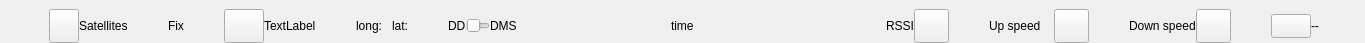
<?xml version="1.0" encoding="UTF-8"?>
<ui version="4.0">
 <class>TopUtilityBar</class>
 <widget class="QWidget" name="TopUtilityBar">
  <property name="geometry">
   <rect>
    <x>0</x>
    <y>0</y>
    <width>1365</width>
    <height>43</height>
   </rect>
  </property>
  <property name="maximumSize">
   <size>
    <width>16777215</width>
    <height>43</height>
   </size>
  </property>
  <property name="windowTitle">
   <string>Form</string>
  </property>
  <layout class="QGridLayout" name="gridLayout_2">
   <property name="leftMargin">
    <number>9</number>
   </property>
   <property name="topMargin">
    <number>9</number>
   </property>
   <property name="rightMargin">
    <number>9</number>
   </property>
   <property name="bottomMargin">
    <number>0</number>
   </property>
   <property name="spacing">
    <number>0</number>
   </property>
   <item row="0" column="0">
    <layout class="QGridLayout" name="gridLayout">
     <item row="0" column="0">
      <layout class="QHBoxLayout" name="horizontalLayout_3">
       <item>
        <spacer name="horizontalSpacer_2">
         <property name="orientation">
          <enum>Qt::Horizontal</enum>
         </property>
         <property name="sizeType">
          <enum>QSizePolicy::Fixed</enum>
         </property>
         <property name="sizeHint" stdset="0">
          <size>
           <width>40</width>
           <height>20</height>
          </size>
         </property>
        </spacer>
       </item>
       <item>
        <widget class="QPushButton" name="satellliteIcon_pb">
         <property name="sizePolicy">
          <sizepolicy hsizetype="Minimum" vsizetype="Minimum">
           <horstretch>0</horstretch>
           <verstretch>0</verstretch>
          </sizepolicy>
         </property>
         <property name="minimumSize">
          <size>
           <width>0</width>
           <height>0</height>
          </size>
         </property>
         <property name="maximumSize">
          <size>
           <width>30</width>
           <height>16777215</height>
          </size>
         </property>
         <property name="text">
          <string/>
         </property>
         <property name="icon">
          <iconset theme=":/icons/GNSSError.svg">
           <normaloff>.</normaloff>.</iconset>
         </property>
         <property name="iconSize">
          <size>
           <width>24</width>
           <height>24</height>
          </size>
         </property>
        </widget>
       </item>
       <item>
        <widget class="QLabel" name="satellitesNbrLabel">
         <property name="sizePolicy">
          <sizepolicy hsizetype="Minimum" vsizetype="Preferred">
           <horstretch>0</horstretch>
           <verstretch>0</verstretch>
          </sizepolicy>
         </property>
         <property name="text">
          <string>Satellites</string>
         </property>
        </widget>
       </item>
       <item>
        <spacer name="horizontalSpacer_6">
         <property name="orientation">
          <enum>Qt::Horizontal</enum>
         </property>
         <property name="sizeType">
          <enum>QSizePolicy::Fixed</enum>
         </property>
         <property name="sizeHint" stdset="0">
          <size>
           <width>40</width>
           <height>20</height>
          </size>
         </property>
        </spacer>
       </item>
       <item>
        <widget class="QLabel" name="GNSSFixLabel">
         <property name="text">
          <string>Fix</string>
         </property>
        </widget>
       </item>
       <item>
        <spacer name="horizontalSpacer_3">
         <property name="orientation">
          <enum>Qt::Horizontal</enum>
         </property>
         <property name="sizeType">
          <enum>QSizePolicy::Fixed</enum>
         </property>
         <property name="sizeHint" stdset="0">
          <size>
           <width>40</width>
           <height>20</height>
          </size>
         </property>
        </spacer>
       </item>
       <item>
        <widget class="QPushButton" name="headingIcon_pb">
         <property name="sizePolicy">
          <sizepolicy hsizetype="Minimum" vsizetype="Minimum">
           <horstretch>0</horstretch>
           <verstretch>0</verstretch>
          </sizepolicy>
         </property>
         <property name="minimumSize">
          <size>
           <width>0</width>
           <height>0</height>
          </size>
         </property>
         <property name="maximumSize">
          <size>
           <width>50</width>
           <height>16777215</height>
          </size>
         </property>
         <property name="text">
          <string/>
         </property>
         <property name="icon">
          <iconset theme=":/icons/HeadingError.svg">
           <normaloff>.</normaloff>.</iconset>
         </property>
         <property name="iconSize">
          <size>
           <width>24</width>
           <height>24</height>
          </size>
         </property>
        </widget>
       </item>
       <item>
        <widget class="QLabel" name="HeadingLabel">
         <property name="sizePolicy">
          <sizepolicy hsizetype="Minimum" vsizetype="Preferred">
           <horstretch>0</horstretch>
           <verstretch>0</verstretch>
          </sizepolicy>
         </property>
         <property name="minimumSize">
          <size>
           <width>0</width>
           <height>0</height>
          </size>
         </property>
         <property name="maximumSize">
          <size>
           <width>16777215</width>
           <height>16777215</height>
          </size>
         </property>
         <property name="text">
          <string>TextLabel</string>
         </property>
        </widget>
       </item>
       <item>
        <spacer name="horizontalSpacer_8">
         <property name="orientation">
          <enum>Qt::Horizontal</enum>
         </property>
         <property name="sizeType">
          <enum>QSizePolicy::Fixed</enum>
         </property>
         <property name="sizeHint" stdset="0">
          <size>
           <width>40</width>
           <height>20</height>
          </size>
         </property>
        </spacer>
       </item>
       <item>
        <widget class="QLabel" name="longitudeLabel">
         <property name="text">
          <string>long:</string>
         </property>
        </widget>
       </item>
       <item>
        <spacer name="horizontalSpacer_9">
         <property name="orientation">
          <enum>Qt::Horizontal</enum>
         </property>
         <property name="sizeType">
          <enum>QSizePolicy::Fixed</enum>
         </property>
         <property name="sizeHint" stdset="0">
          <size>
           <width>10</width>
           <height>20</height>
          </size>
         </property>
        </spacer>
       </item>
       <item>
        <widget class="QLabel" name="latitudeLabel">
         <property name="text">
          <string>lat:</string>
         </property>
        </widget>
       </item>
       <item>
        <spacer name="horizontalSpacer_7">
         <property name="orientation">
          <enum>Qt::Horizontal</enum>
         </property>
         <property name="sizeType">
          <enum>QSizePolicy::Fixed</enum>
         </property>
         <property name="sizeHint" stdset="0">
          <size>
           <width>40</width>
           <height>20</height>
          </size>
         </property>
        </spacer>
       </item>
       <item>
        <widget class="QLabel" name="label">
         <property name="text">
          <string>DD</string>
         </property>
        </widget>
       </item>
       <item>
        <widget class="QSlider" name="dmsToggle">
         <property name="sizePolicy">
          <sizepolicy hsizetype="Fixed" vsizetype="Expanding">
           <horstretch>0</horstretch>
           <verstretch>0</verstretch>
          </sizepolicy>
         </property>
         <property name="maximumSize">
          <size>
           <width>24</width>
           <height>16777215</height>
          </size>
         </property>
         <property name="maximum">
          <number>1</number>
         </property>
         <property name="orientation">
          <enum>Qt::Horizontal</enum>
         </property>
        </widget>
       </item>
       <item>
        <widget class="QLabel" name="label_2">
         <property name="text">
          <string>DMS</string>
         </property>
        </widget>
       </item>
       <item>
        <spacer name="horizontalSpacer_11">
         <property name="orientation">
          <enum>Qt::Horizontal</enum>
         </property>
         <property name="sizeHint" stdset="0">
          <size>
           <width>40</width>
           <height>20</height>
          </size>
         </property>
        </spacer>
       </item>
      </layout>
     </item>
     <item row="0" column="2">
      <widget class="QLabel" name="timerLabel">
       <property name="sizePolicy">
        <sizepolicy hsizetype="Minimum" vsizetype="Preferred">
         <horstretch>0</horstretch>
         <verstretch>0</verstretch>
        </sizepolicy>
       </property>
       <property name="text">
        <string>time</string>
       </property>
      </widget>
     </item>
     <item row="0" column="4">
      <layout class="QHBoxLayout" name="horizontalLayout_4">
       <item>
        <spacer name="horizontalSpacer_4">
         <property name="orientation">
          <enum>Qt::Horizontal</enum>
         </property>
         <property name="sizeHint" stdset="0">
          <size>
           <width>40</width>
           <height>20</height>
          </size>
         </property>
        </spacer>
       </item>
       <item>
        <widget class="QLabel" name="signalQualityLabel">
         <property name="sizePolicy">
          <sizepolicy hsizetype="Minimum" vsizetype="Preferred">
           <horstretch>0</horstretch>
           <verstretch>0</verstretch>
          </sizepolicy>
         </property>
         <property name="text">
          <string>RSSI</string>
         </property>
        </widget>
       </item>
       <item>
        <widget class="QPushButton" name="RSSILabel">
         <property name="sizePolicy">
          <sizepolicy hsizetype="Fixed" vsizetype="Minimum">
           <horstretch>0</horstretch>
           <verstretch>0</verstretch>
          </sizepolicy>
         </property>
         <property name="minimumSize">
          <size>
           <width>35</width>
           <height>0</height>
          </size>
         </property>
         <property name="maximumSize">
          <size>
           <width>35</width>
           <height>16777215</height>
          </size>
         </property>
         <property name="text">
          <string/>
         </property>
         <property name="icon">
          <iconset theme=":/icons/ErrorRSSI.png">
           <normaloff>.</normaloff>.</iconset>
         </property>
         <property name="iconSize">
          <size>
           <width>24</width>
           <height>24</height>
          </size>
         </property>
        </widget>
       </item>
       <item>
        <spacer name="horizontalSpacer_5">
         <property name="orientation">
          <enum>Qt::Horizontal</enum>
         </property>
         <property name="sizeType">
          <enum>QSizePolicy::Fixed</enum>
         </property>
         <property name="sizeHint" stdset="0">
          <size>
           <width>40</width>
           <height>20</height>
          </size>
         </property>
        </spacer>
       </item>
       <item>
        <widget class="QLabel" name="upSpeedLabel">
         <property name="sizePolicy">
          <sizepolicy hsizetype="Fixed" vsizetype="Preferred">
           <horstretch>0</horstretch>
           <verstretch>0</verstretch>
          </sizepolicy>
         </property>
         <property name="minimumSize">
          <size>
           <width>65</width>
           <height>0</height>
          </size>
         </property>
         <property name="maximumSize">
          <size>
           <width>65</width>
           <height>16777215</height>
          </size>
         </property>
         <property name="text">
          <string>Up speed</string>
         </property>
        </widget>
       </item>
       <item>
        <widget class="QPushButton" name="upSpeedButton">
         <property name="sizePolicy">
          <sizepolicy hsizetype="Fixed" vsizetype="Minimum">
           <horstretch>0</horstretch>
           <verstretch>0</verstretch>
          </sizepolicy>
         </property>
         <property name="maximumSize">
          <size>
           <width>35</width>
           <height>16777215</height>
          </size>
         </property>
         <property name="text">
          <string/>
         </property>
         <property name="iconSize">
          <size>
           <width>24</width>
           <height>24</height>
          </size>
         </property>
        </widget>
       </item>
       <item>
        <spacer name="horizontalSpacer">
         <property name="orientation">
          <enum>Qt::Horizontal</enum>
         </property>
         <property name="sizeType">
          <enum>QSizePolicy::Fixed</enum>
         </property>
         <property name="sizeHint" stdset="0">
          <size>
           <width>40</width>
           <height>20</height>
          </size>
         </property>
        </spacer>
       </item>
       <item>
        <widget class="QLabel" name="downSpeedLabel">
         <property name="text">
          <string>Down speed</string>
         </property>
        </widget>
       </item>
       <item>
        <widget class="QPushButton" name="downSpeedButton">
         <property name="sizePolicy">
          <sizepolicy hsizetype="Fixed" vsizetype="Minimum">
           <horstretch>0</horstretch>
           <verstretch>0</verstretch>
          </sizepolicy>
         </property>
         <property name="maximumSize">
          <size>
           <width>35</width>
           <height>16777215</height>
          </size>
         </property>
         <property name="text">
          <string/>
         </property>
         <property name="iconSize">
          <size>
           <width>24</width>
           <height>24</height>
          </size>
         </property>
        </widget>
       </item>
       <item>
        <spacer name="horizontalSpacer_10">
         <property name="orientation">
          <enum>Qt::Horizontal</enum>
         </property>
         <property name="sizeType">
          <enum>QSizePolicy::Fixed</enum>
         </property>
         <property name="sizeHint" stdset="0">
          <size>
           <width>40</width>
           <height>20</height>
          </size>
         </property>
        </spacer>
       </item>
       <item>
        <widget class="QPushButton" name="batteryIcon">
         <property name="minimumSize">
          <size>
           <width>0</width>
           <height>24</height>
          </size>
         </property>
         <property name="maximumSize">
          <size>
           <width>50</width>
           <height>16777215</height>
          </size>
         </property>
         <property name="text">
          <string/>
         </property>
         <property name="icon">
          <iconset theme=":/icons/BatteryError.svg">
           <normaloff>.</normaloff>.</iconset>
         </property>
         <property name="iconSize">
          <size>
           <width>24</width>
           <height>24</height>
          </size>
         </property>
        </widget>
       </item>
       <item>
        <widget class="QLabel" name="batteryLabel">
         <property name="sizePolicy">
          <sizepolicy hsizetype="Fixed" vsizetype="Preferred">
           <horstretch>0</horstretch>
           <verstretch>0</verstretch>
          </sizepolicy>
         </property>
         <property name="minimumSize">
          <size>
           <width>45</width>
           <height>0</height>
          </size>
         </property>
         <property name="maximumSize">
          <size>
           <width>45</width>
           <height>16777215</height>
          </size>
         </property>
         <property name="text">
          <string>--</string>
         </property>
        </widget>
       </item>
      </layout>
     </item>
    </layout>
   </item>
  </layout>
 </widget>
 <resources/>
 <connections/>
</ui>
